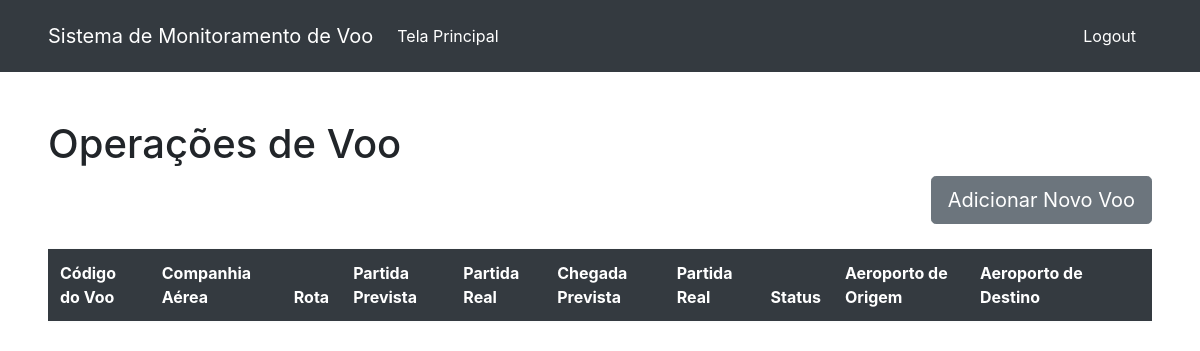
The page /crud on the database as committed earlier.
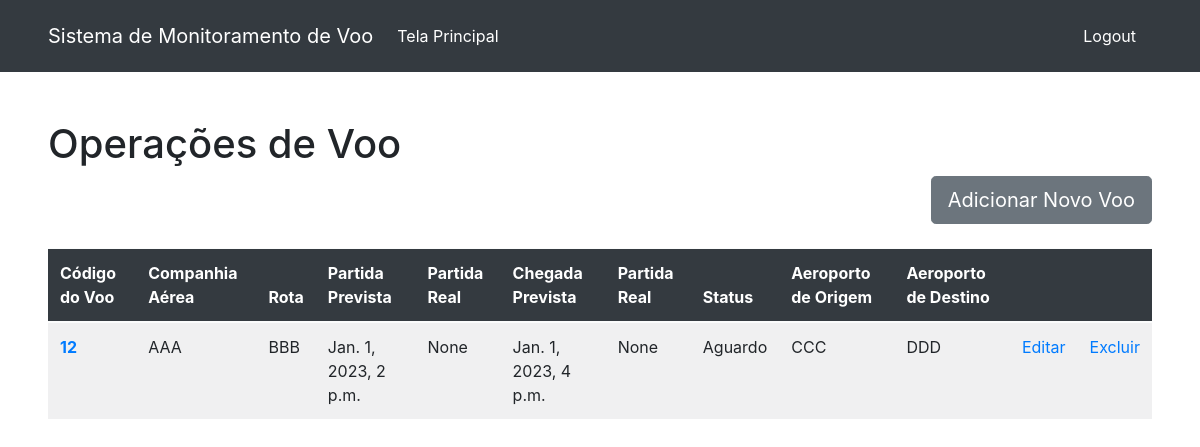
The same page on the database as committed later.
### aeroporto/models.py (models this page shows, shortened)
class Voo(models.Model):
    codigoVoo = models.IntegerField(primary_key=True, null=False, unique=True)
    companhiaAerea = models.CharField(max_length=100, null=False)
    partidaPrevista = models.DateTimeField(null=False)
    partidaReal = models.DateTimeField(null=True)
    chegadaPrevista = models.DateTimeField(null=False)
    chegadaReal = models.DateTimeField(null=True)
    status = models.CharField(max_length=100, null=False, default='Aguardo')
    rota = models.CharField(max_length=100, null=True)
    aeroportoOrigem = models.CharField(max_length=100, null=False)
    aeroportoDestino = models.CharField(max_length=100, null=False)
    class Meta:
        db_table = 'voos'

### aeroporto/views.py (the view)
# urls.py: path('crud', views.CrudView.as_view(), name='crud'),
class CrudView(ListView):
    model = Voo
    template_name = 'crud.html'

### template/crud.html (shortened to what this page needs)
{% load static %}
<!DOCTYPE html>
<html>
<head>
    <link rel="stylesheet" href="{% static 'css/bootstrap/bootstrap.min.css' %}">
    <link rel="stylesheet" href="{% static 'css/navbar.css' %}">
</head>
<body>
    <div class="nav-container">
        <nav class="navbar navbar-expand navbar-dark bg-dark">
            <a class="navbar-brand" href="{% url 'main'%}">Sistema de Monitoramento de Voo</a>
            <div class="collapse navbar-collapse" id="navbarText">
                <ul class="navbar-nav mr-auto">
                    <li class="nav-item active">
                        <a class="nav-link" href="{% url 'main'%}">Tela Principal<span class="sr-only">(current)</span></a>
                    </li>
                </ul>
                <span class="navbar-text">
                        <a class="nav-link" href="{% url 'login'%}">Logout<span class="sr-only">(current)</span></a>
                </span>
            </div>
        </nav>
    </div>
    <div class="container-xl p-5">
        <h1>Operações de Voo</h1>
        <div class="d-grid gap-2 d-md-flex justify-content-md-end">
            <a class="btn btn btn-secondary btn-lg me-md-2" href="{% url 'adicionar_voo' %} ">Adicionar Novo Voo</a>
        </div>
        <br>
        <table class="table table-light table-striped">
            <thead class="table-dark">
                <tr>
                    <th scope="col ">Código do Voo</th>
                    <th scope="col ">Companhia Aérea</th>
                    <th scope="col ">Rota</th>
                    <th scope="col">Partida Prevista</th>
                    <th scope="col">Partida Real</th>
                    <th scope="col">Chegada Prevista</th>
                    <th scope="col">Partida Real</th>
                    <th scope="col">Status</th>
                    <th scope="col ">Aeroporto de Origem</th>
                    <th scope="col ">Aeroporto de Destino</th>
                    <th scope="col"></th>
                    <th scope="col"></th>
                </tr>
            </thead>
            <tbody class="table-group-divider">
                {% for voo in object_list %}
                <tr>
                    <th scope="row "><a href="{% url 'ver_voo'  voo.pk %} ">{{ voo.codigoVoo }}</a></th>
                    <td> {{ voo.companhiaAerea }} </td>
                    <td> {{ voo.rota }} </td>
                    <td> {{ voo.partidaPrevista }} </td>
                    <td> {{ voo.partidaReal }} </td>
                    <td> {{ voo.chegadaPrevista }} </td>
                    <td> {{ voo.chegadaReal }} </td>
                    <td> {{ voo.status }} </td>
                    <td> {{ voo.aeroportoOrigem }} </td>
                    <td> {{ voo.aeroportoDestino }} </td>
                    <td> <a href="{% url 'editar_voo' voo.pk %} ">Editar</a> </td>
                    <td> <a href="{% url 'excluir_voo' voo.pk %} ">Excluir</a> </td>
                </tr>
                {% endfor %}
            </tbody>
        </table>
    </div>
</body>
</html>

Rows that differ between the two databases and show on the page:
added Voo: codigoVoo "12", companhiaAerea "AAA", rota "BBB", partidaPrevista "Jan. 1, 2023, 2 p.m.", partidaReal "None", chegadaPrevista "Jan. 1, 2023, 4 p.m.", chegadaReal "None", status "Aguardo", aeroportoOrigem "CCC", aeroportoDestino "DDD"
